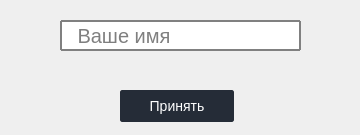
<?xml version="1.0" encoding="UTF-8"?>
<ui version="4.0">
 <class>NewRecord</class>
 <widget class="QWidget" name="NewRecord">
  <property name="windowModality">
   <enum>Qt::WindowModal</enum>
  </property>
  <property name="geometry">
   <rect>
    <x>0</x>
    <y>0</y>
    <width>360</width>
    <height>135</height>
   </rect>
  </property>
  <property name="minimumSize">
   <size>
    <width>360</width>
    <height>135</height>
   </size>
  </property>
  <property name="maximumSize">
   <size>
    <width>360</width>
    <height>135</height>
   </size>
  </property>
  <property name="windowTitle">
   <string>Новая запись в таблицу</string>
  </property>
  <property name="windowIcon">
   <iconset resource="resource.qrc">
    <normaloff>:/images/image_0</normaloff>:/images/image_0</iconset>
  </property>
  <widget class="QLineEdit" name="lineEdit">
   <property name="geometry">
    <rect>
     <x>60</x>
     <y>20</y>
     <width>241</width>
     <height>31</height>
    </rect>
   </property>
   <property name="font">
    <font>
     <pointsize>15</pointsize>
    </font>
   </property>
   <property name="autoFillBackground">
    <bool>false</bool>
   </property>
   <property name="styleSheet">
    <string notr="true">QLineEdit {
    border: 2px solid gray;
    border-radius: 1px;
    padding: 0 8px;
    background: White;
    selection-background-color: darkgray;
}</string>
   </property>
   <property name="inputMask">
    <string/>
   </property>
   <property name="text">
    <string/>
   </property>
   <property name="maxLength">
    <number>20</number>
   </property>
   <property name="alignment">
    <set>Qt::AlignLeading|Qt::AlignLeft|Qt::AlignVCenter</set>
   </property>
   <property name="dragEnabled">
    <bool>false</bool>
   </property>
   <property name="placeholderText">
    <string> Ваше имя</string>
   </property>
   <property name="clearButtonEnabled">
    <bool>false</bool>
   </property>
  </widget>
  <widget class="QPushButton" name="pushButton">
   <property name="geometry">
    <rect>
     <x>120</x>
     <y>90</y>
     <width>114</width>
     <height>32</height>
    </rect>
   </property>
   <property name="styleSheet">
    <string notr="true">QPushButton {
	padding: 4px;
	color: #fff;
	font-size: 14px;
	border-radius: 2px;
	border: 1px solid #252C37;
	background-color: qlineargradient( x1: 0, y1: 0, x2: 0, y2: 1, stop: 0 #252C37, stop: 1 #252C37);
}
QPushButton:hover {
	color: #111;
	border: 1px solid #252C37;
	background: #fff;
}</string>
   </property>
   <property name="text">
    <string>Принять</string>
   </property>
  </widget>
 </widget>
 <resources>
  <include location="resource.qrc"/>
 </resources>
 <connections/>
</ui>
